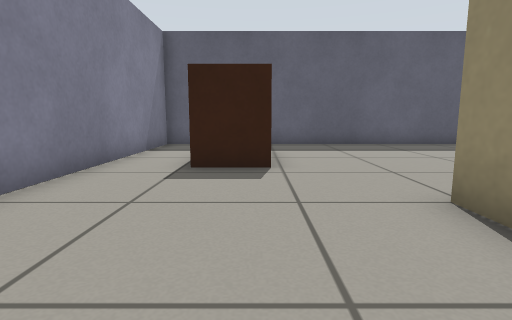
view 1 (above)

17 first-person views from a walk through a Gazebo world. The camera is 0.5 m above the floor, tilts 8° down and sees 80° across. The floor is counted in squares, 0.5 m on a side. Each view is taken from the middle of a square. On the plan, view 1 faces up. The plan holds only what a view shows up to about 12 squares ahead; the rest is blank.

view 2
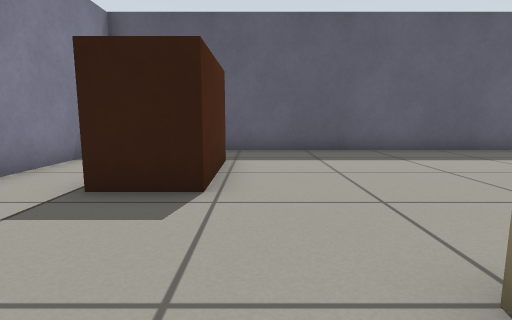

view 3
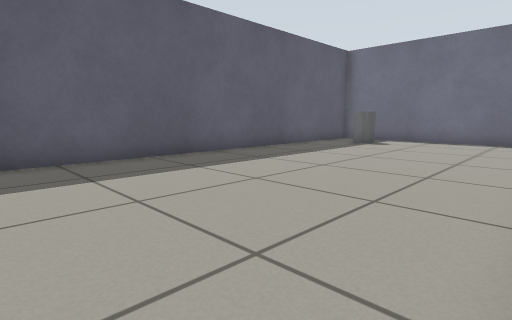

view 4
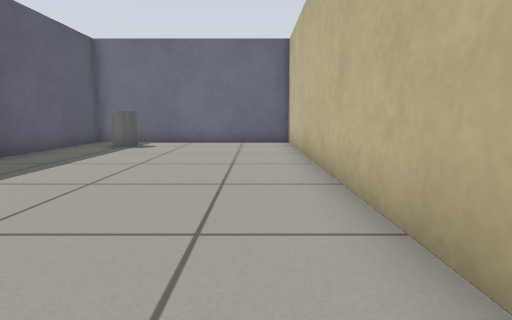

view 5
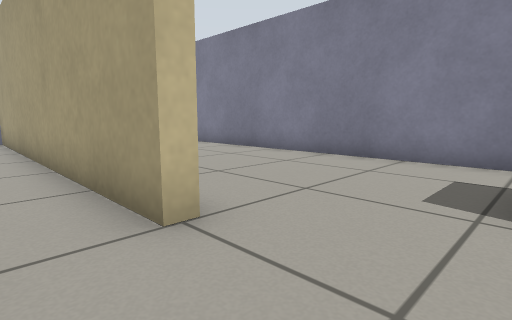

view 6
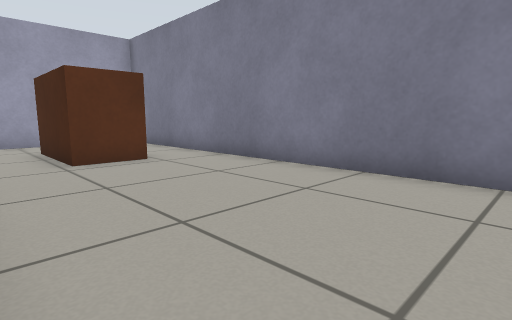

view 7
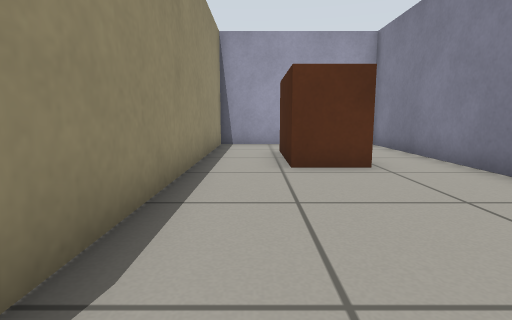

view 8
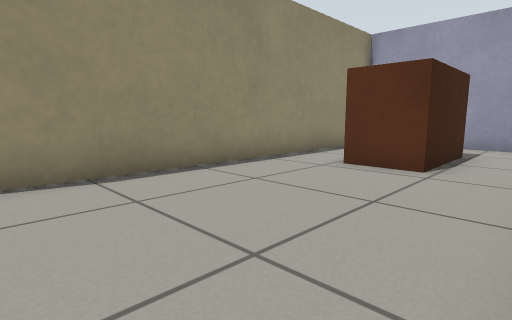

view 9
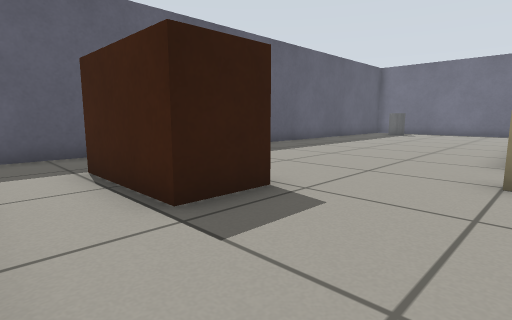

view 10
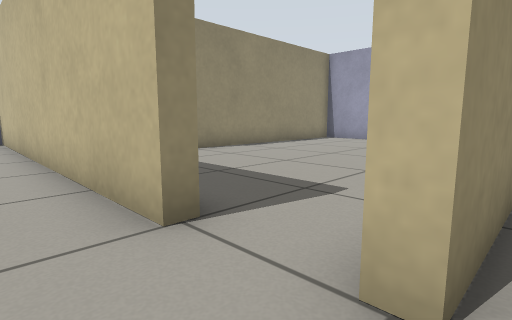

view 11
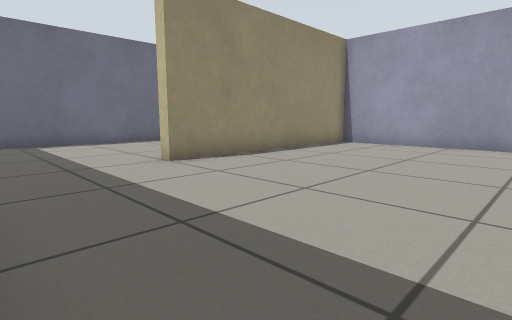

view 12
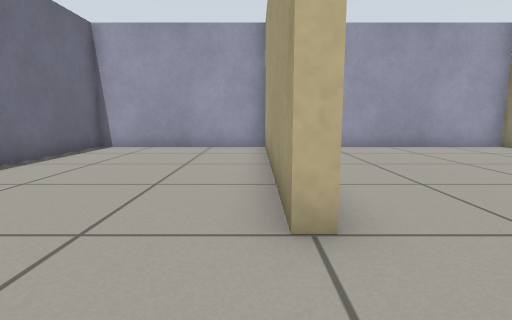

view 13
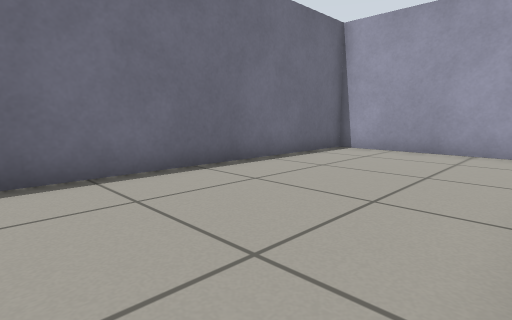

view 14
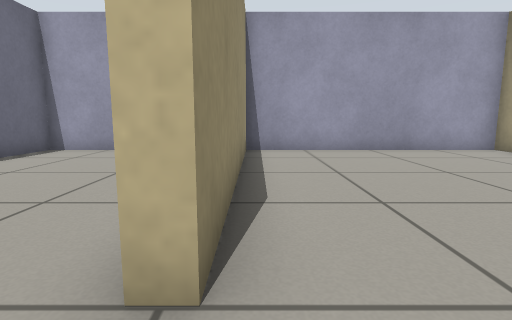

view 15
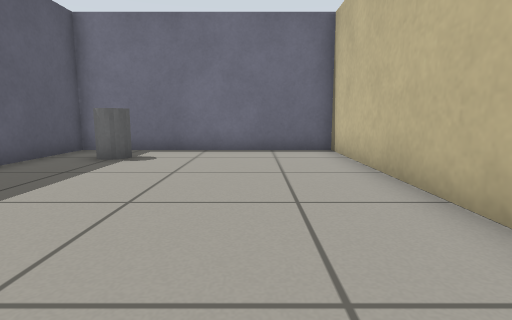

view 16
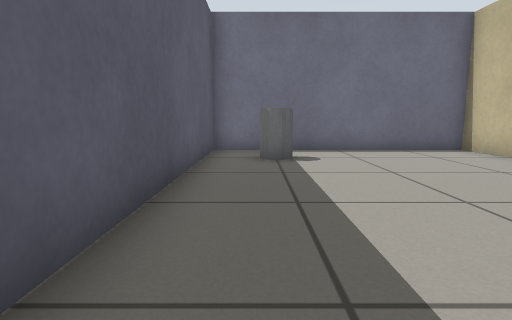

view 17
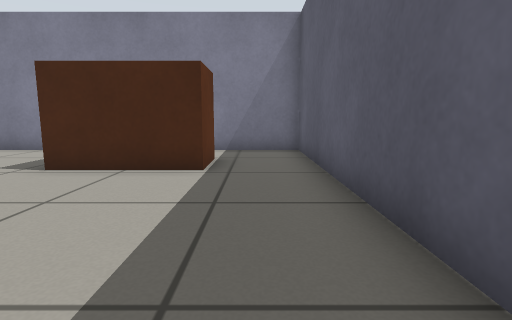

### Floor plan
Points are (right, up) in squares from view 1. A wall is a line through its corners. A room is listed if a view was taken in it or the views show most of it. See-through windows are left out.
Room 1 (views 1, 2, 3, 4, 5, 6, 7, 8, 9, 10, 11, 15, 16, 17)
walls: (4.5, 3.2) (4.5, 3.7) (16.3, 3.7) (16.3, 11.3) (-3.3, 11.3) (-3.3, -8.3) (2.3, -8.3) (2.3, 3.5) (2.7, 3.5) (2.7, 2.5)
ways out: opening at (3.5, 3) to room 3
objects: brown box (-1, -6) to (0, -3); brown box (-1, 6) to (0, 9); bin (14, 9) to (15, 10)
Room 2 (views 12, 13)
walls: (10.3, -0.5) (10.7, -0.5) (10.7, -8.3) (16.3, -8.3) (16.3, 2)
ways out: opening at (10, 1) to room 3
Room 3 (view 14)
walls: (2.7, 2.5) (2.7, -8.3) (10.3, -8.3) (10.3, -0.5)
ways out: opening at (3.5, 3) to room 1; opening at (10, 1) to room 2

Positions as (right, up) in squares from view 1, and headings:
1: (0, 0), facing up
2: (1, 2), facing up
3: (3, 4), facing up-right
4: (4, 5), facing right
5: (4, 6), facing down-left
6: (2, 4), facing down-left
7: (1, 3), facing down
8: (-3, 3), facing down-right
9: (-3, 3), facing up-right
10: (2, 5), facing down-right
11: (4, 3), facing down-right
12: (11, 2), facing down
13: (11, 1), facing down-right
14: (10, 1), facing down
15: (7, 6), facing right
16: (7, 10), facing right
17: (6, 10), facing left
